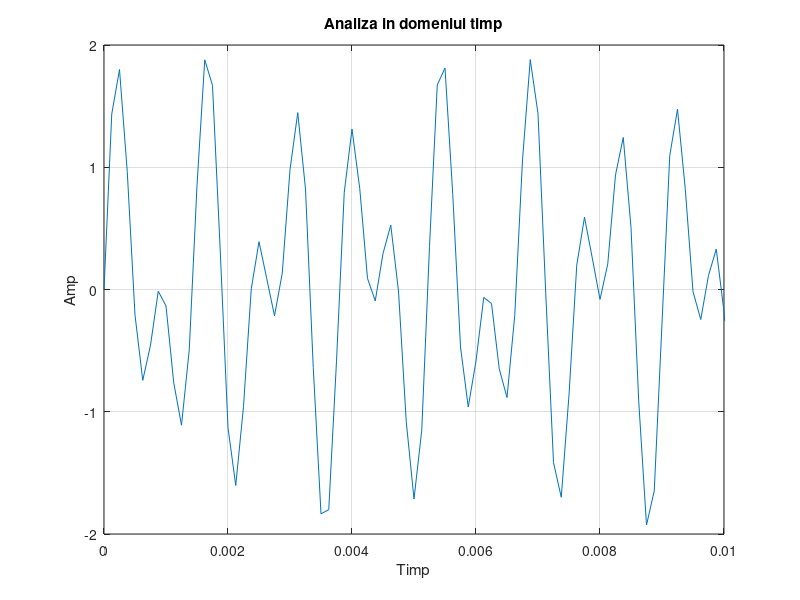

Write MATLAB code to recreate this figure. (Note: this script raises an error after producing the figure.)
%DTMF-Dual Tone Multi-Frequency
clear
close
clc

DTMF_keypad=[{'1'} {'2'} {'3'} {'A'}; 
             {'4'} {'5'} {'6'} {'B'};
             {'7'} {'8'} {'9'} {'C'};
             {'*'} {'0'} {'#'} {'D'}];
low_freq=[697 770 852 941];
high_freq=[1209 1336 1477 1633];
Fs=8000;           %frecventa de esantioare
Ts=1/Fs;            %perioada de esantionare
fNy=Fs/2;           %frecventa Nyquist toate componentele importante ale 
                    %frecventei se gasesc pana la frecventa Nyquist
T=1;                %perioada semnalului
t=0:Ts:T-Ts;        %vector de timp
N=length(t);        %numar de esantioane

for key=1:1:10      %se introduc 10 taste
%BLOC MODELARE SEMNAL DTFM
prompt= 'Apasati o tasta:';
key=input(prompt,'s');
for i = 1:1:2
    for j = 1:1:4
       if strcmp(key,DTMF_keypad(i,j))  
           signal=sin(2*pi*low_freq(i).*t)+sin(2*pi*high_freq(j).*t);
           sound(signal,Fs);
           figure(1)
           plot(t,signal)
           grid on
           axis([0 0.01 -2 2]),xlabel("Timp"),ylabel("Amp"),title("Analiza in domeniul timp")
       end
    end
end

%BLOC DECODARE SEMNAL DTFM
%Analiza in domeniu Frecventa
f=0:Fs/N:Fs-Fs/N;   %vectorul frecventelor

%Fft=2*abs(fft(signal))/N;
%figure(2)
%plot(f,Fft)
%grid on
%xlim([0 fNy]),xlabel("Freq"),ylabel("Amp"),title("FFT")

Goertzel=2*abs(goertzel(signal)/N);
figure(3)
plot(f,Goertzel)
grid on
xlim([0 fNy]),xlabel("Freq"),ylabel("Amp"),title("Goertzel")

%Identificare frecventelor tastei apasate
freq_comp=[-1 -1];
k=1;
for i = 1:1:length(Goertzel)/2
    if Goertzel(i)> 0.1
        freq_comp(k)=f(i);
        k=k+1;
    end
end

%Cautarea in matrice a tastei pe baza indiciilor frecventelor
i=1;
while(low_freq(i)~=freq_comp(1))
   i=i+1;
end
j=1;
while(high_freq(j)~=freq_comp(2))
   j=j+1;
end
display("Tasta apasata:" + DTMF_keypad(i,j)) %afisarea tastei apasate
end